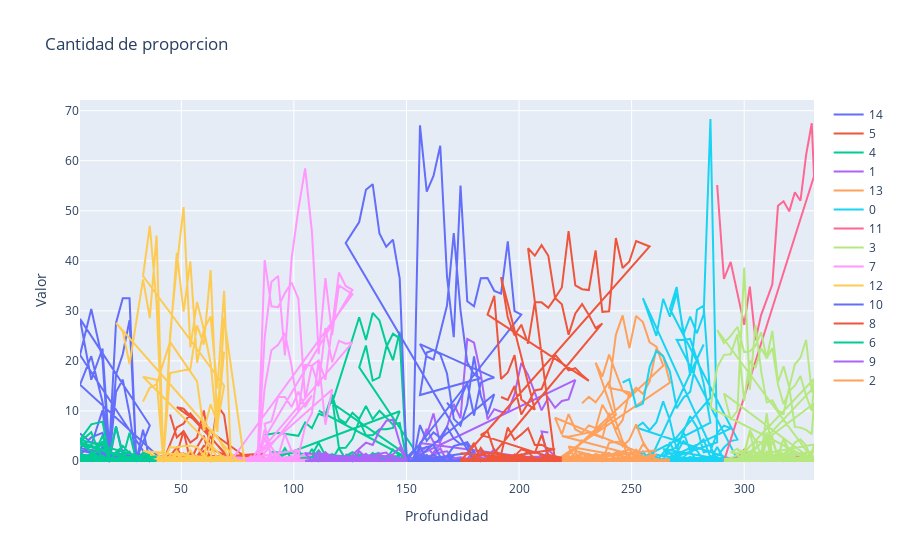

Here is the notebook cell this chart was saved with:
### Code cell
# df_family_Clustered_1
fig = go.Figure()

for element in df_features_1_15["Cluster"].unique():
    # fig.add_trace(go.Scatter(x=df_features_1[df_features_1["Cluster"] == element]["Profundidad"], y=df_features_1[df_features_1["Cluster"] == element]["Valor"], name=str(element)))
    fig.add_trace(go.Scatter(x=df_features_1_15[df_features_1_15["Cluster"] == element]["Profundidad"], y=df_features_1_15[df_features_1_15["Cluster"] == element]["Valor"], name=str(element)))
    # fig.add_trace(go.Scatter(x=df_family_Clustered_1[df_family_Clustered_1["Cluster"] == element]["Profundidad"], y=df_family_Clustered_1[df_family_Clustered_1["Cluster"] == element]["Valor"], name=str(element)))
    # if element == "Pinus":
    #     fig.add_trace(go.Scatter(x=df_elements_by_famliy[df_elements_by_famliy["Family"] == element]["Profundidad"], y=df_elements_by_famliy[df_elements_by_famliy["Family"] == element]["Valor"], name=element,
    #                      line = dict(color='green', width=4)))
    # else:
    #     fig.add_trace(go.Scatter(x=df_elements_by_famliy[df_elements_by_famliy["Family"] == element]["Profundidad"], y=df_elements_by_famliy[df_elements_by_famliy["Family"] == element]["Valor"], name=element,
    #                      line = dict(color='gray', width=1)))

fig.update_layout(title='Cantidad de proporcion',
                   xaxis_title='Profundidad',
                   yaxis_title='Valor')
fig.show()

### Figure 1 — Plotly figure (JSON) as saved in the notebook; plotly's stock layout.template omitted (floating-point values rounded to 4 significant figures; data arrays with more than 128 entries replaced by an {"elided": "..."} marker saying what was removed)
{"data": [{"name": "14", "type": "scatter", "x": {"elided": "274 int values"}, "y": {"elided": "274 float values"}}, {"name": "5", "type": "scatter", "x": {"elided": "366 int values"}, "y": {"elided": "366 float values"}}, {"name": "4", "type": "scatter", "x": {"elided": "567 int values"}, "y": {"elided": "567 float values"}}, {"name": "1", "type": "scatter", "x": {"elided": "508 int values"}, "y": {"elided": "508 float values"}}, {"name": "13", "type": "scatter", "x": {"elided": "392 int values"}, "y": {"elided": "392 float values"}}, {"name": "0", "type": "scatter", "x": {"elided": "721 int values"}, "y": {"elided": "721 float values"}}, {"name": "11", "type": "scatter", "x": {"elided": "281 float values"}, "y": {"elided": "281 float values"}}, {"name": "3", "type": "scatter", "x": {"elided": "681 float values"}, "y": {"elided": "681 float values"}}, {"name": "7", "type": "scatter", "x": {"elided": "480 int values"}, "y": {"elided": "480 float values"}}, {"name": "12", "type": "scatter", "x": {"elided": "499 int values"}, "y": {"elided": "499 float values"}}, {"name": "10", "type": "scatter", "x": {"elided": "375 int values"}, "y": {"elided": "375 float values"}}, {"name": "8", "type": "scatter", "x": {"elided": "530 int values"}, "y": {"elided": "530 float values"}}, {"name": "6", "type": "scatter", "x": {"elided": "345 int values"}, "y": {"elided": "345 float values"}}, {"name": "9", "type": "scatter", "x": {"elided": "432 int values"}, "y": {"elided": "432 float values"}}, {"name": "2", "type": "scatter", "x": {"elided": "431 int values"}, "y": {"elided": "431 float values"}}], "layout": {"title": {"text": "Cantidad de proporcion"}, "xaxis": {"title": {"text": "Profundidad"}}, "yaxis": {"title": {"text": "Valor"}}}}
